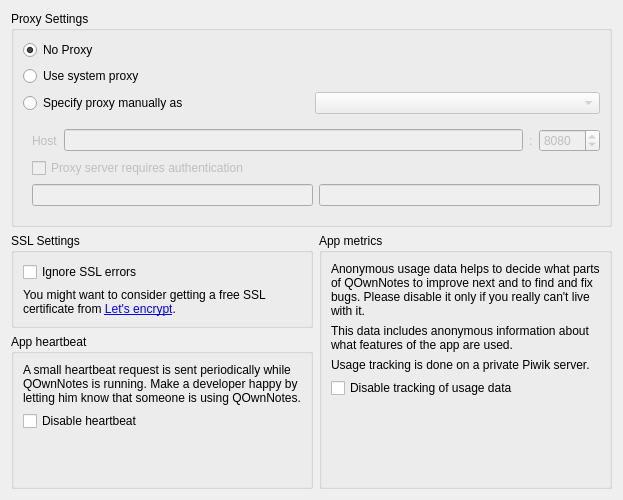
<?xml version="1.0" encoding="UTF-8"?>
<ui version="4.0">
 <class>NetworkSettingsWidget</class>
 <widget class="QWidget" name="NetworkSettingsWidget">
  <property name="geometry">
   <rect>
    <x>0</x>
    <y>0</y>
    <width>600</width>
    <height>500</height>
   </rect>
  </property>
  <layout class="QGridLayout" name="gridLayout_17">
   <item row="0" column="0" colspan="2">
    <widget class="QGroupBox" name="proxyGroupBox">
     <property name="enabled">
      <bool>true</bool>
     </property>
     <property name="title">
      <string>Proxy Settings</string>
     </property>
     <layout class="QGridLayout" name="gridLayout_16">
      <item row="0" column="0">
       <widget class="QRadioButton" name="noProxyRadioButton">
        <property name="text">
         <string>No Proxy</string>
        </property>
        <property name="checked">
         <bool>true</bool>
        </property>
       </widget>
      </item>
      <item row="1" column="0">
       <widget class="QRadioButton" name="systemProxyRadioButton">
        <property name="text">
         <string>Use system proxy</string>
        </property>
       </widget>
      </item>
      <item row="2" column="0">
       <widget class="QRadioButton" name="manualProxyRadioButton">
        <property name="text">
         <string>Specify proxy manually as</string>
        </property>
       </widget>
      </item>
      <item row="2" column="1">
       <widget class="QComboBox" name="typeComboBox">
        <property name="enabled">
         <bool>false</bool>
        </property>
       </widget>
      </item>
      <item row="3" column="0" colspan="2">
       <widget class="QWidget" name="manualSettings" native="true">
        <property name="enabled">
         <bool>false</bool>
        </property>
        <layout class="QVBoxLayout" name="verticalLayout_9">
         <property name="rightMargin">
          <number>0</number>
         </property>
         <item>
          <layout class="QHBoxLayout" name="horizontalLayout_4">
           <item>
            <widget class="QLabel" name="hostLabel">
             <property name="text">
              <string>Host</string>
             </property>
            </widget>
           </item>
           <item>
            <widget class="QLineEdit" name="hostLineEdit">
             <property name="sizePolicy">
              <sizepolicy hsizetype="MinimumExpanding" vsizetype="Fixed">
               <horstretch>0</horstretch>
               <verstretch>0</verstretch>
              </sizepolicy>
             </property>
             <property name="text">
              <string/>
             </property>
            </widget>
           </item>
           <item>
            <widget class="QLabel" name="label_11">
             <property name="text">
              <string notr="true">:</string>
             </property>
            </widget>
           </item>
           <item>
            <widget class="QSpinBox" name="portSpinBox">
             <property name="sizePolicy">
              <sizepolicy hsizetype="Maximum" vsizetype="Fixed">
               <horstretch>0</horstretch>
               <verstretch>0</verstretch>
              </sizepolicy>
             </property>
             <property name="minimum">
              <number>1</number>
             </property>
             <property name="maximum">
              <number>65535</number>
             </property>
             <property name="value">
              <number>8080</number>
             </property>
            </widget>
           </item>
          </layout>
         </item>
         <item>
          <widget class="QCheckBox" name="authRequiredcheckBox">
           <property name="enabled">
            <bool>false</bool>
           </property>
           <property name="text">
            <string>Proxy server requires authentication</string>
           </property>
          </widget>
         </item>
         <item>
          <widget class="QWidget" name="authWidgets" native="true">
           <property name="enabled">
            <bool>false</bool>
           </property>
           <layout class="QHBoxLayout" name="horizontalLayout_5">
            <property name="leftMargin">
             <number>0</number>
            </property>
            <property name="topMargin">
             <number>0</number>
            </property>
            <property name="rightMargin">
             <number>0</number>
            </property>
            <property name="bottomMargin">
             <number>0</number>
            </property>
            <item>
             <widget class="QLineEdit" name="userLineEdit">
              <property name="text">
               <string/>
              </property>
              <property name="clearButtonEnabled">
               <bool>true</bool>
              </property>
             </widget>
            </item>
            <item>
             <widget class="PasswordLineEdit" name="passwordLineEdit">
              <property name="text">
               <string/>
              </property>
              <property name="echoMode">
               <enum>QLineEdit::EchoMode::Password</enum>
              </property>
              <property name="clearButtonEnabled">
               <bool>true</bool>
              </property>
             </widget>
            </item>
           </layout>
          </widget>
         </item>
        </layout>
       </widget>
      </item>
     </layout>
    </widget>
   </item>
   <item row="2" column="0">
    <widget class="QGroupBox" name="groupBox_12">
     <property name="title">
      <string>SSL Settings</string>
     </property>
     <layout class="QGridLayout" name="gridLayout_18">
      <item row="0" column="0">
       <widget class="QCheckBox" name="ignoreSSLErrorsCheckBox">
        <property name="text">
         <string>Ignore SSL errors</string>
        </property>
       </widget>
      </item>
      <item row="1" column="0">
       <widget class="Label" name="letsEncryptInfoLabel">
        <property name="text">
         <string>&lt;html&gt;&lt;head/&gt;&lt;body&gt;&lt;p&gt;You might want to consider getting a free SSL certificate from &lt;a href=&quot;https://letsencrypt.org/&quot;&gt;Let's encrypt&lt;/a&gt;.&lt;/p&gt;&lt;/body&gt;&lt;/html&gt;</string>
        </property>
        <property name="wordWrap">
         <bool>true</bool>
        </property>
        <property name="openExternalLinks">
         <bool>true</bool>
        </property>
       </widget>
      </item>
     </layout>
    </widget>
   </item>
   <item row="2" column="1" rowspan="2">
    <widget class="QGroupBox" name="appMetricsGroupBox">
     <property name="title">
      <string>App metrics</string>
     </property>
     <layout class="QGridLayout" name="gridLayout_11">
      <item row="0" column="0">
       <widget class="QLabel" name="appMetricsLabel">
        <property name="sizePolicy">
         <sizepolicy hsizetype="MinimumExpanding" vsizetype="Minimum">
          <horstretch>0</horstretch>
          <verstretch>0</verstretch>
         </sizepolicy>
        </property>
        <property name="minimumSize">
         <size>
          <width>0</width>
          <height>0</height>
         </size>
        </property>
        <property name="text">
         <string>Anonymous usage data helps to decide what parts of QOwnNotes to improve next and to find and fix bugs. Please disable it only if you really can't live with it.</string>
        </property>
        <property name="scaledContents">
         <bool>false</bool>
        </property>
        <property name="wordWrap">
         <bool>true</bool>
        </property>
       </widget>
      </item>
      <item row="3" column="0">
       <widget class="QCheckBox" name="appMetricsCheckBox">
        <property name="text">
         <string>Disable tracking of usage data</string>
        </property>
       </widget>
      </item>
      <item row="1" column="0">
       <widget class="QLabel" name="appMetricsLabel_3">
        <property name="sizePolicy">
         <sizepolicy hsizetype="MinimumExpanding" vsizetype="Minimum">
          <horstretch>0</horstretch>
          <verstretch>0</verstretch>
         </sizepolicy>
        </property>
        <property name="minimumSize">
         <size>
          <width>0</width>
          <height>0</height>
         </size>
        </property>
        <property name="text">
         <string>This data includes anonymous information about what features of the app are used.</string>
        </property>
        <property name="scaledContents">
         <bool>false</bool>
        </property>
        <property name="wordWrap">
         <bool>true</bool>
        </property>
       </widget>
      </item>
      <item row="2" column="0">
       <widget class="QLabel" name="appMetricsLabel_4">
        <property name="sizePolicy">
         <sizepolicy hsizetype="MinimumExpanding" vsizetype="Minimum">
          <horstretch>0</horstretch>
          <verstretch>0</verstretch>
         </sizepolicy>
        </property>
        <property name="minimumSize">
         <size>
          <width>0</width>
          <height>0</height>
         </size>
        </property>
        <property name="text">
         <string>Usage tracking is done on a private Piwik server.</string>
        </property>
        <property name="scaledContents">
         <bool>false</bool>
        </property>
        <property name="wordWrap">
         <bool>true</bool>
        </property>
       </widget>
      </item>
      <item row="4" column="0">
       <spacer name="verticalSpacer_8">
        <property name="orientation">
         <enum>Qt::Vertical</enum>
        </property>
        <property name="sizeHint" stdset="0">
         <size>
          <width>20</width>
          <height>5</height>
         </size>
        </property>
       </spacer>
      </item>
     </layout>
    </widget>
   </item>
   <item row="3" column="0">
    <widget class="QGroupBox" name="appMetricsGroupBox_2">
     <property name="title">
      <string>App heartbeat</string>
     </property>
     <layout class="QGridLayout" name="gridLayout_15">
      <item row="0" column="0">
       <widget class="QLabel" name="appMetricsLabel_2">
        <property name="sizePolicy">
         <sizepolicy hsizetype="MinimumExpanding" vsizetype="Minimum">
          <horstretch>0</horstretch>
          <verstretch>0</verstretch>
         </sizepolicy>
        </property>
        <property name="minimumSize">
         <size>
          <width>0</width>
          <height>0</height>
         </size>
        </property>
        <property name="text">
         <string>A small heartbeat request is sent periodically while QOwnNotes is running. Make a developer happy by letting him know that someone is using QOwnNotes.</string>
        </property>
        <property name="scaledContents">
         <bool>false</bool>
        </property>
        <property name="wordWrap">
         <bool>true</bool>
        </property>
       </widget>
      </item>
      <item row="1" column="0">
       <widget class="QCheckBox" name="appHeartbeatCheckBox">
        <property name="text">
         <string>Disable heartbeat</string>
        </property>
       </widget>
      </item>
      <item row="2" column="0">
       <spacer name="verticalSpacer_9">
        <property name="orientation">
         <enum>Qt::Vertical</enum>
        </property>
        <property name="sizeHint" stdset="0">
         <size>
          <width>20</width>
          <height>5</height>
         </size>
        </property>
       </spacer>
      </item>
     </layout>
    </widget>
   </item>
  </layout>
 </widget>
 <customwidgets>
  <customwidget>
   <class>PasswordLineEdit</class>
   <extends>QLineEdit</extends>
   <header location="global">widgets/passwordlineedit.h</header>
  </customwidget>
  <customwidget>
   <class>Label</class>
   <extends>QLabel</extends>
   <header location="global">widgets/label.h</header>
  </customwidget>
 </customwidgets>
 <resources/>
 <connections/>
</ui>
